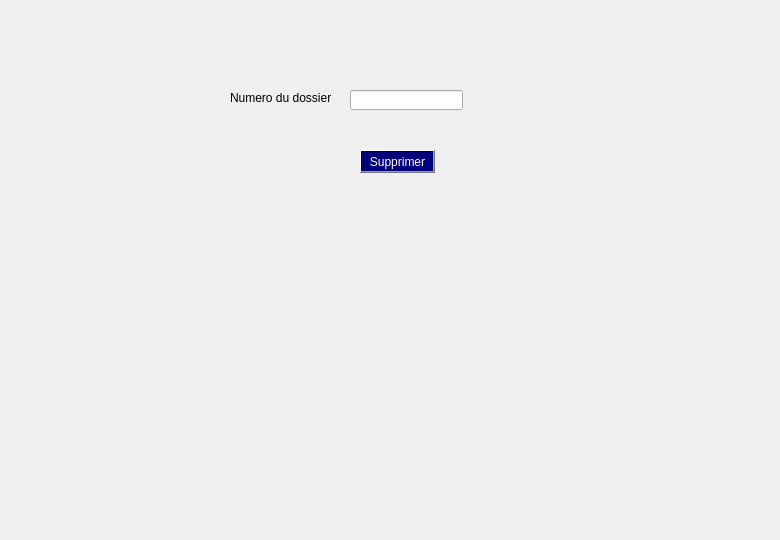
      <widget class="QWidget" name="tab_15">
       <attribute name="title">
        <string>Supprimer un patient</string>
       </attribute>
       <widget class="QLineEdit" name="lineEdit_id_4">
        <property name="geometry">
         <rect>
          <x>350</x>
          <y>90</y>
          <width>113</width>
          <height>20</height>
         </rect>
        </property>
       </widget>
       <widget class="QLabel" name="label_40">
        <property name="geometry">
         <rect>
          <x>230</x>
          <y>90</y>
          <width>101</width>
          <height>16</height>
         </rect>
        </property>
        <property name="text">
         <string>Numero du dossier</string>
        </property>
       </widget>
       <widget class="QPushButton" name="pb_supprimer_3">
        <property name="geometry">
         <rect>
          <x>360</x>
          <y>150</y>
          <width>75</width>
          <height>23</height>
         </rect>
        </property>
        <property name="styleSheet">
         <string notr="true">background-color: qlineargradient(spread:pad, x1:0.631, y1:0.420455, x2:1, y2:0, stop:1 rgba(0, 0, 127, 255));
color: rgb(255, 255, 255);</string>
        </property>
        <property name="text">
         <string>Supprimer</string>
        </property>
       </widget>
       <widget class="QLabel" name="p3_2">
        <property name="geometry">
         <rect>
          <x>0</x>
          <y>0</y>
          <width>771</width>
          <height>531</height>
         </rect>
        </property>
        <property name="text">
         <string/>
        </property>
       </widget>
       <zorder>p3_2</zorder>
       <zorder>lineEdit_id_4</zorder>
       <zorder>label_40</zorder>
       <zorder>pb_supprimer_3</zorder>
      </widget>
